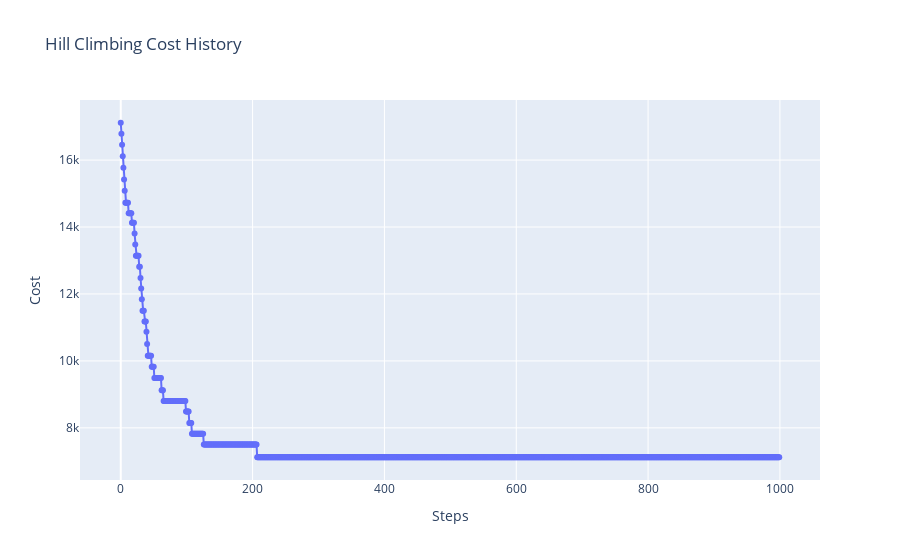

The notebook cell this image was saved under:
### Code cell
#draw the image
fig = go.Figure()
fig.add_trace(go.Scatter(x=list(range(len(history))), y=history, mode='lines+markers', name='Cost History'))
fig.update_layout(title='Hill Climbing Cost History', xaxis_title='Steps', yaxis_title='Cost')
fig.show()

#final
print(f"Best solution: {cost(best_solution)}")

### Figure 1 — Plotly figure (JSON) as saved in the notebook; plotly's stock layout.template omitted (floating-point values rounded to 4 significant figures; data arrays with more than 128 entries replaced by an {"elided": "..."} marker saying what was removed)
{"data": [{"mode": "lines+markers", "name": "Cost History", "type": "scatter", "x": {"elided": "1000 int values"}, "y": {"elided": "1000 float values"}}], "layout": {"title": {"text": "Hill Climbing Cost History"}, "xaxis": {"title": {"text": "Steps"}}, "yaxis": {"title": {"text": "Cost"}}}}
